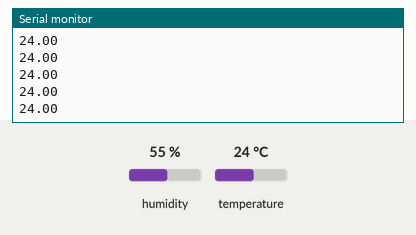
Recording of a sketch running on a simulated Arduino Uno, built with avr-gcc and run on an emulated ATmega328P. Parts: the last lines printed to the serial monitor. Inputs (shaded band) come from the test bench; at power-on: temperature 24 °C, humidity 55 %.

Above: at 3.3 s.
3.4 s: temperature set to 12 °C
At 5.0 s:
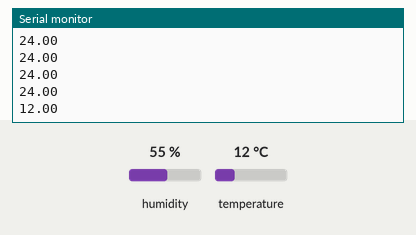
6.2 s: temperature set to 19 °C
At 6.2 s:
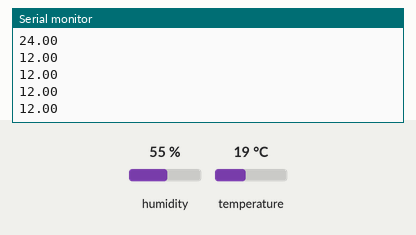
Timing chart, 0 to 9.2 s (numbered marks = the images above; inputs shaded):
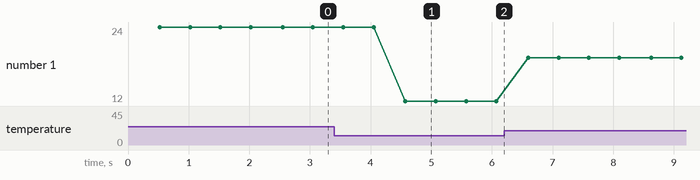

Measured:
- after the input at 3.4 s, the serial monitor: prints a new line after 1.2 s (image 1)
- plotted number 1: 24 → 12 after the input at 3.4 s, 12 → 19 after the input at 6.2 s

The sketch:

main.ino
```cpp
#include "DHT.h"
#define DHTPIN 13
#define DHTTYPE DHT11

DHT dht(DHTPIN, DHTTYPE);

void setup(){

	Serial.begin(9600);
	//Serial.println("DHT11 test!");
	dht.begin();

}

void loop(){
	delay(500);

	float h = dht.readHumidity();
	float t = dht.readTemperature();

	if (isnan(h) || isnan(t)){

		Serial.println("Faild to read from DHT sensor!");
		return;
	}

	//Serial.println("Humidity: ");
	//Serial.print(h);
	//Serial.println("%/t");
	//Serial.print("Temperature: ");
	Serial.println(t);
	//Serial.println(" *C" );


}
```
